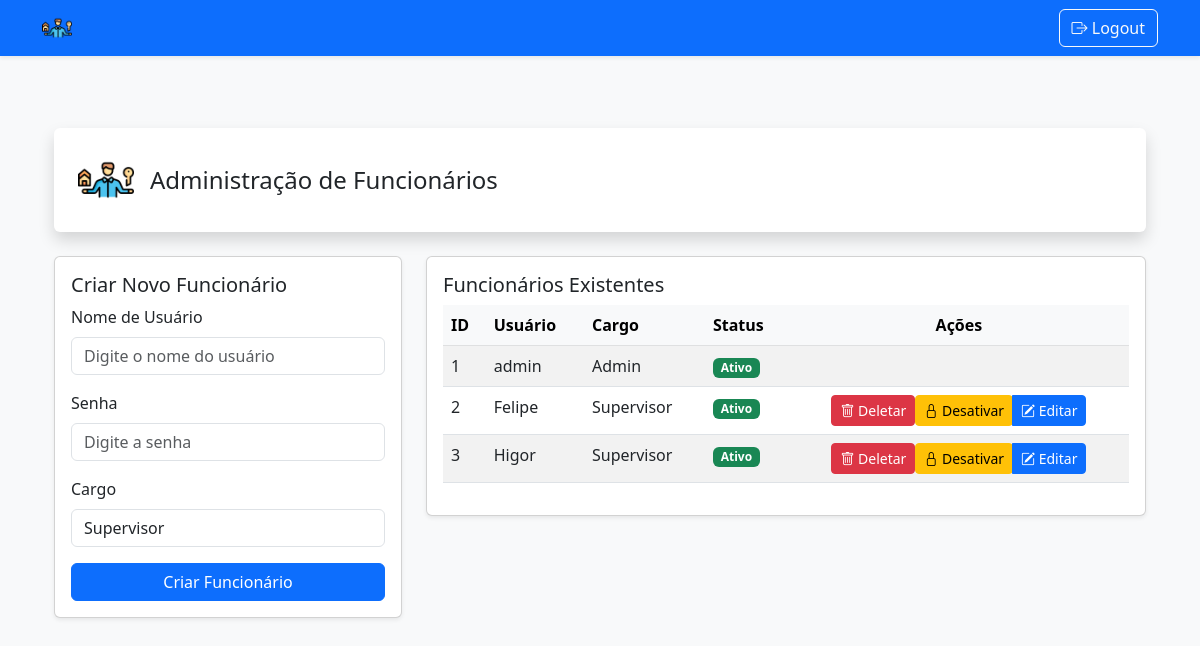
The page /admin (signed in) on the database its author committed.
### backend/models.py (models this page shows, shortened)
class User(db.Model, UserMixin):
    id = db.Column(db.Integer, primary_key=True)
    username = db.Column(db.String(50), unique=True, nullable=False)
    password = db.Column(db.String(128), nullable=False)
    is_admin = db.Column(db.Boolean, default=False)
    active = db.Column(db.Boolean, default=True)
    cargo = db.Column(db.String(50), nullable=False)  # Novo campo
    @property
    def is_active(self):
        return self.active

### backend/routes/auth_routes.py (the view, shortened to what this page needs)
@auth.route('/admin', methods=['GET', 'POST'])
@login_required
def admin():
    if not current_user.is_admin:
        flash('Acesso negado.')
        return redirect(url_for('main.listagem', username=current_user.username))
    users = User.query.all()
    return render_template('admin.html', users=users)

### backend/__init__.py (called while the page is built)
def create_app():
    app = Flask(__name__)
    app.config['SECRET_KEY'] = 'sua-chave-secreta'
    app.config['SQLALCHEMY_DATABASE_URI'] = f'sqlite:///{os.path.abspath(os.path.join(os.path.dirname(__file__), "../infra/gerPtrimonio.db"))}'
    db.init_app(app)
    login_manager = LoginManager()
    login_manager.login_view = 'auth.login'
    login_manager.init_app(app)
    @login_manager.user_loader
    def load_user(user_id):
        return User.query.get(int(user_id))
    @app.context_processor
    def inject_user():
        return dict(current_user=current_user)
    from .routes import register_routes
    register_routes(app)
    return app

### backend/templates/admin.html (shortened to what this page needs)
{% extends "base.html" %}
{% block content %}
<div class="container py-5">
    <header class="d-flex justify-content-between align-items-center bg-white shadow rounded p-4 mb-4">
        <div class="d-flex align-items-center gap-3">
            <img src="{{ url_for('static', filename='img/propriedade.png') }}" alt="Logo" class="img-fluid" style="height: 56px; width: 56px;" />
            <h1 class="h4 mb-0">Administração de Funcionários</h1>
        </div>
    </header>
    <div class="row">
        <section class="col-lg-4 mb-4">
            <div class="card shadow-sm">
                <div class="card-body">
                    <h2 class="h5 card-title">Criar Novo Funcionário</h2>
                    <form method="POST" action="{{ url_for('auth.admin') }}">
                        <div class="mb-3">
                            <label for="username" class="form-label">Nome de Usuário</label>
                            <input type="text" id="username" name="username" placeholder="Digite o nome do usuário"
                                class="form-control" required>
                        </div>
                        <div class="mb-3">
                            <label for="password" class="form-label">Senha</label>
                            <input type="password" id="password" name="password" placeholder="Digite a senha"
                                class="form-control" required>
                        </div>
                        <div class="mb-3">
                            <label for="cargo" class="form-label">Cargo</label>
                            <select id="cargo" name="cargo" class="form-control" required>
                                <option value="Supervisor">Supervisor</option>
                            </select>
                        </div>
                        <button type="submit" class="btn btn-primary w-100">Criar Funcionário</button>
                    </form>
                </div>
            </div>
        </section>
        <section class="col-lg-8">
            <div class="card shadow-sm">
                <div class="card-body">
                    <h2 class="h5 card-title">Funcionários Existentes</h2>
                    <div class="table-responsive">
                        <table class="table table-striped">
                            <thead class="table-light">
                                <tr>
                                    <th>ID</th>
                                    <th>Usuário</th>
                                    <th>Cargo</th>
                                    <th>Status</th>
                                    <th class="text-center">Ações</th>
                                </tr>
                            </thead>
                            <tbody>
                                {% for user in users %}
                                <tr>
                                    <td>{{ user.id }}</td>
                                    <td>{{ user.username }}</td>
                                    <td>{{ user.cargo }}</td>
                                    <td>
                                        {% if user.is_active %}
                                        <span class="badge bg-success">Ativo</span>
                                        {% else %}
                                        <span class="badge bg-danger">Inativo</span>
                                        {% endif %}
                                    </td>
                                    <td class="text-center">
                                        {% if user.username != 'admin' %}
                                        <div class="btn-group" role="group">
                                            <form method="POST" action="{{ url_for('auth.delete_user', id=user.id) }}" class="d-inline">
                                                <button type="submit" class="btn btn-danger btn-sm">
                                                    <i class="bi bi-trash"></i> Deletar
                                                </button>
                                            </form>
                                            {% if user.is_active %}
                                            <form method="POST" action="{{ url_for('auth.deactivate_user', id=user.id) }}" class="d-inline">
                                                <button type="submit" class="btn btn-warning btn-sm">
                                                    <i class="bi bi-lock"></i> Desativar
                                                </button>
                                            </form>
                                            {% else %}
                                            <form method="POST" action="{{ url_for('auth.activate_user', id=user.id) }}" class="d-inline">
                                                <button type="submit" class="btn btn-success btn-sm">
                                                    <i class="bi bi-unlock"></i> Ativar
                                                </button>
                                            </form>
                                            {% endif %}
                                            <a href="{{ url_for('auth.edit_user', id=user.id) }}" class="btn btn-primary btn-sm">
                                                <i class="bi bi-pencil-square"></i> Editar
                                            </a>
                                        </div>
                                        {% endif %}
                                    </td>
                                </tr>
                                {% endfor %}
                            </tbody>
                        </table>
                    </div>
                </div>
            </div>
        </section>
    </div>
</div>
{% endblock %}

### backend/templates/base.html (shortened to what this page needs)
<!DOCTYPE html>
<html lang="pt-br">
<head>
    <link href="https://cdn.jsdelivr.net/npm/bootstrap@5.3.0/dist/css/bootstrap.min.css" rel="stylesheet">
    <link href="https://cdn.jsdelivr.net/npm/bootstrap-icons@1.10.5/font/bootstrap-icons.css" rel="stylesheet">
</head>
<body class="bg-light">
    {% if request.endpoint != "auth.login" %}
    <nav class="navbar navbar-expand-lg navbar-dark bg-primary shadow-sm mb-4">
        <div class="container">
            <a class="navbar-brand d-flex align-items-center" href="#">
                <img src="{{ url_for('static', filename='img/propriedade.png') }}" alt="GerPatrimônio" width="30" height="30" class="d-inline-block align-text-top me-2">
            </a>
            {% if current_user.is_authenticated %}
            <div class="d-flex">
                <a class="btn btn-outline-light" href="{{ url_for('auth.logout') }}">
                    <i class="bi bi-box-arrow-right"></i> Logout
                </a>
            </div>
            {% endif %}
        </div>
    </nav>
    {% endif %}
    <div class="container my-4">
        {% block content %}{% endblock %}
    </div>
</body>
</html>

### rows shown on the page
User: id "1", username "admin", cargo "Admin", active "Ativo"
User: id "2", username "Felipe", cargo "Supervisor", active "Ativo"
User: id "3", username "Higor", cargo "Supervisor", active "Ativo"
